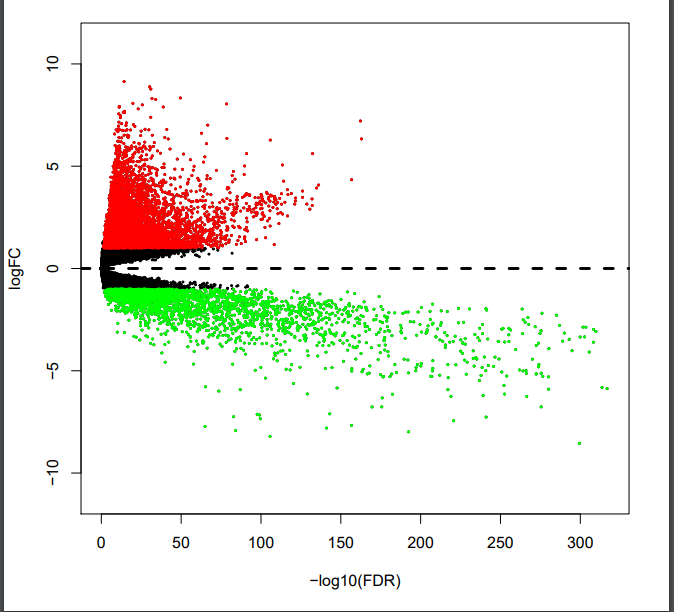

Write R code to recreate this figure.
#biocLite("edgeR")
#install.packages("gplots")

foldChange=1  #fold Change基因差異倍數，增大嚴格
padj=0.05 #P-value adjust減少嚴格

# setwd("D:\\2020\\資料科學\\final-project\\tcga_files\\rename\\edgeR")                   
setwd("/home/kyro_zhang/ZQX/rename")
library("edgeR")
rt=read.table("mRNA.symbol.txt",sep="\t",header=T,check.names=F)  #
rt=as.matrix(rt)
rownames(rt)=rt[,1]   #第一列基因名為rowname
exp=rt[,2:ncol(rt)]  #第二列到最後一列為表達量
dimnames=list(rownames(exp),colnames(exp))
data=matrix(as.numeric(as.matrix(exp)),nrow=nrow(exp),dimnames=dimnames)
data=avereps(data)
data=data[rowMeans(data)>1,]

#group=c("normal","tumor","tumor","normal","tumor")
group=c(rep("normal",113),rep("tumor",1109))                    
design <- model.matrix(~group)
y <- DGEList(counts=data,group=group)  #轉化為edgeR對象格式
y <- calcNormFactors(y)       #校正因子
y <- estimateCommonDisp(y)    #估計normal的變異（先估計内部差異程度，再看他們之間的差異是否大於内部差異，如果更大，達到一定水平就可以篩選出來作爲我們所需結果）
y <- estimateTagwiseDisp(y)   #估計tumor的變異
et <- exactTest(y,pair = c("normal","tumor"))     #檢驗
topTags(et)
ordered_tags <- topTags(et, n=100000)  #顯示前10w，篩選之後結果小於10w，即所有基因都顯示

allDiff=ordered_tags$table
allDiff=allDiff[is.na(allDiff$FDR)==FALSE,]
diff=allDiff
newData=y$pseudo.counts

write.table(diff,file="edgerOut.xls",sep="\t",quote=F)  #去除低表達之後的基因
diffSig = diff[(diff$FDR < padj & (diff$logFC>foldChange | diff$logFC<(-foldChange))),] 
write.table(diffSig, file="diffSig.xls",sep="\t",quote=F)   #顯著差異的基因（fdr，foldchange篩選后的）
diffUp = diff[(diff$FDR < padj & (diff$logFC>foldChange)),]     #foldchange大於1上調，小於1下調
write.table(diffUp, file="up.xls",sep="\t",quote=F)
diffDown = diff[(diff$FDR < padj & (diff$logFC<(-foldChange))),]
write.table(diffDown, file="down.xls",sep="\t",quote=F)

normalizeExp=rbind(id=colnames(newData),newData)
write.table(normalizeExp,file="normalizeExp.txt",sep="\t",quote=F,col.names=F)   #normalized后的高表達基因
diffExp=rbind(id=colnames(newData),newData[rownames(diffSig),])
write.table(diffExp,file="diffmRNAExp.txt",sep="\t",quote=F,col.names=F)         #normalized后的差異基因

heatmapData <- newData[rownames(diffSig),]

#volcano
pdf(file="vol.pdf")
xMax=max(-log10(allDiff$FDR))+1
yMax=12
plot(-log10(allDiff$FDR), allDiff$logFC, xlab="-log10(FDR)",ylab="logFC",
     main="Volcano", xlim=c(0,xMax),ylim=c(-yMax,yMax),yaxs="i",pch=20, cex=0.4)
diffSub=allDiff[allDiff$FDR<padj & allDiff$logFC>foldChange,]
points(-log10(diffSub$FDR), diffSub$logFC, pch=20, col="red",cex=0.4)
diffSub=allDiff[allDiff$FDR<padj & allDiff$logFC<(-foldChange),]
points(-log10(diffSub$FDR), diffSub$logFC, pch=20, col="green",cex=0.4)
abline(h=0,lty=2,lwd=3)
dev.off()

#heatmap
hmExp=log10(heatmapData+0.001)
library('gplots')
hmMat=as.matrix(hmExp)
pdf(file="heatmap.pdf",width=60,height=90)
par(oma=c(10,3,3,7))
heatmap.2(hmMat,col='greenred',trace="none")
dev.off()
